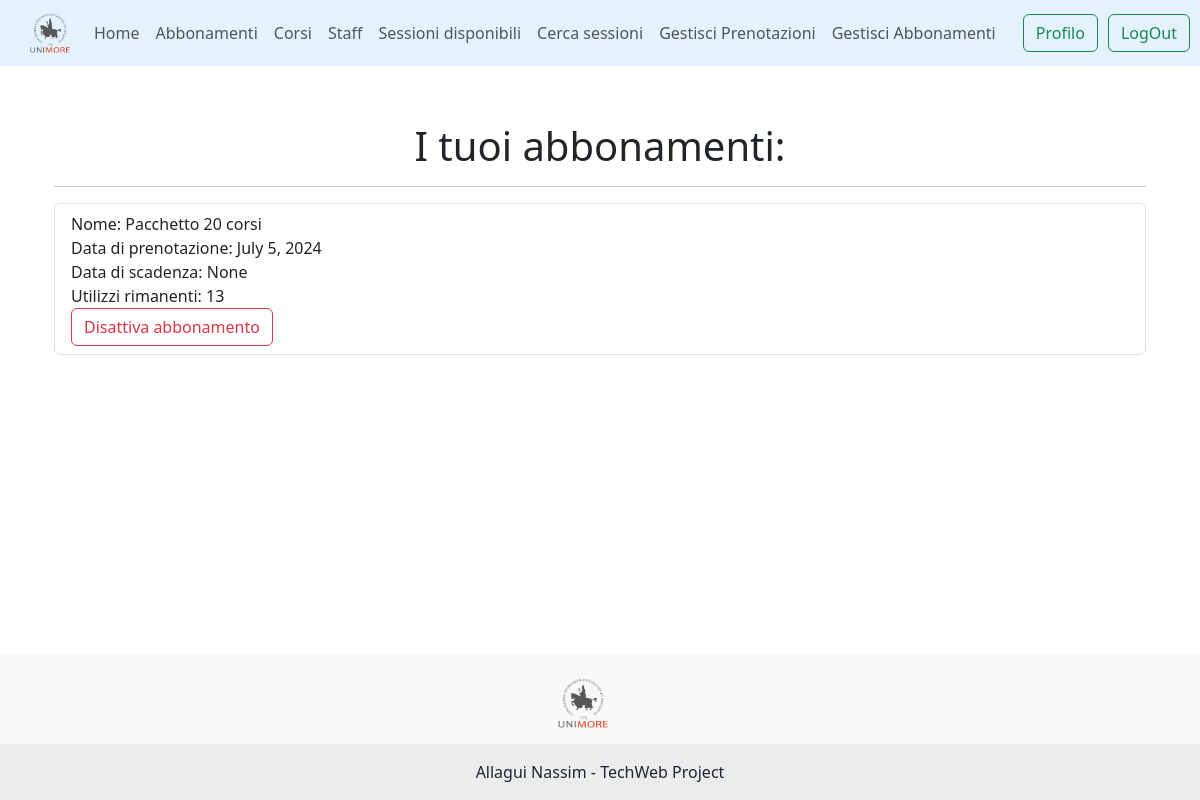
/unimoregym/myabbonamenti/ (signed in), run on the app's committed database.
### unimoregym/models.py (models this page shows, shortened)
class AbbonamentiAttivi(models.Model):
    idabbonamento = models.AutoField(primary_key=True)
    fk_utente = models.ForeignKey(GymUser, on_delete=models.CASCADE)
    fk_abbonamento = models.ForeignKey(Abbonamento, on_delete=models.CASCADE)
    data_prenotazione = models.DateField(auto_now_add=True)
    data_scadenza = models.DateField(null=True, blank=True)
    utilizzi_rimanenti = models.IntegerField(null=True, blank=True)
    qr_abbonamento = models.ImageField(upload_to='abbonamenti/', default='default/default_qr.jpg')

class Abbonamento(models.Model):
    codice_abbonamento = models.CharField(max_length=255, primary_key=True)
    nome = models.CharField(max_length=255)
    tariffa = models.DecimalField(max_digits=10, decimal_places=2)
    durata_massima = models.IntegerField()
    descrizione = models.TextField()
    class Meta:
        verbose_name_plural = "Abbonamenti"

### unimoregym/views.py (the view)
# urls.py: path('abbonamenti/', abbonamenti_attivi_utente, name='api-abbonamenti-attivi'),
@login_required
def abbonamenti_attivi_utente(request): #MOSTRA LA LISTA DEGLI ABBONAMENTI ATTIVI DI UN UTENTE E PERMETTE DI CANCELLARLI
    user = request.user
    abbonamenti_attivi = AbbonamentiAttivi.objects.filter(fk_utente=user)
    if request.method == 'POST':
        abbonamento_id = request.POST.get('abbonamento_id')
        abbonamento = get_object_or_404(AbbonamentiAttivi, pk=abbonamento_id, fk_utente=user)
        abbonamento.delete()
        return redirect('unimoregym:myabbonamenti')
    ctx = {'abbonamenti_attivi': abbonamenti_attivi}
    return render(request, 'gym/user/user_abbonamenti_attivi.html', ctx)

### unimoregym/templates/gym/user/user_abbonamenti_attivi.html (shortened to what this page needs)
{% extends 'base_page.html' %}
{% load crispy_forms_filters %}
{% load crispy_forms_tags %}
{% load static %}
{% block content %}
<div class="container">
    <h1 style="text-align: center">I tuoi abbonamenti:</h1><hr>
    <ul class="list-group">
    {% for abbonamento in abbonamenti_attivi %}
            <li class="list-group-item">
                Nome: {{ abbonamento.fk_abbonamento.nome }}<br>
                Data di prenotazione: {{ abbonamento.data_prenotazione }}<br>
                Data di scadenza: {{ abbonamento.data_scadenza }}<br>
                {% if abbonamento.utilizzi_rimanenti  %}
                    Utilizzi rimanenti: {{ abbonamento.utilizzi_rimanenti }}<br> {% endif %}
             <form method="post" style="display:inline;" onsubmit="return deleteConfirm();">
              <button type="submit" class="btn btn-outline-danger">Disattiva abbonamento</button>
            </form>
            </li>
        {% empty %}
            <li class="list-group-item">Non hai abbonamenti, attivane uno <a style="text-underline: auto" href="{% url 'unimoregym:ListaAbbonamenti' %}">qui</a>.</li>
        {% endfor %}
    </ul>
</div>
{% endblock %}

### templates/base_page.html (style rules this page uses)
body, html { height: 100%; }

### data on the page
AbbonamentiAttivi: fk_abbonamento.nome "Pacchetto 20 corsi", data_prenotazione "July 5, 2024", data_scadenza "None", utilizzi_rimanenti "13"
